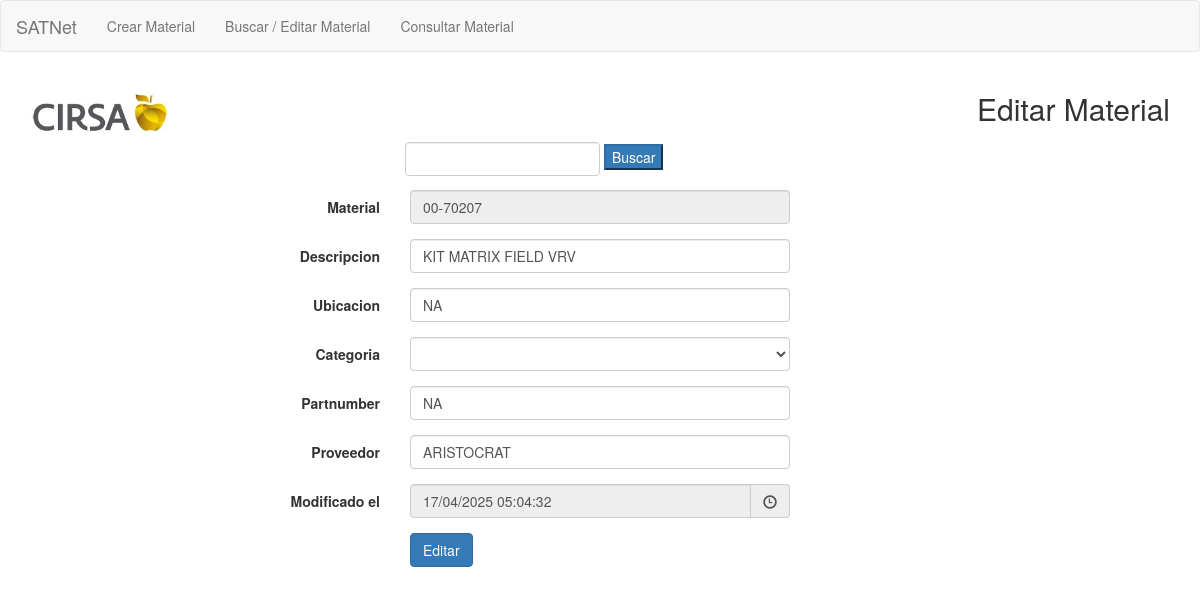
Screenshot of /legacy/Materiales/EditaMaterial.php?Material=00-70207 with the database file from the repository.
### tables this page shows
CREATE TABLE `tbl_materiales` (
  `Material` varchar(23) NOT NULL,
  `Descripcion` varchar(76) DEFAULT NULL,
  `Ubicacion` varchar(11) DEFAULT NULL,
  `Partnumber` varchar(20) DEFAULT NULL,
  `Proveedor` varchar(24) DEFAULT NULL,
  `Categoria` varchar(25) NOT NULL
);

### legacy/Materiales/EditaMaterial.php (the view, shortened to what this page needs)
<?php
	require('php/conexion.php');
	$Material=$_GET['Material'];
	$sql="SELECT * FROM `tbl_Materiales` WHERE `Material`LIKE '$Material'";
	$resultado=$con->query($sql);
	$row=$resultado->fetch_assoc();
?>
<html>
	<head>
		<link rel="stylesheet" type="text/css" href="../css/bootstrap.css">
		<?php include "php/navbar.php"; ?>
	</head>
<body>
	<div class="col-lg-12">
		<div class="col-xs-6">
			<h1><a href=" "><img alt="" src="../img/logo.jpg" width="140" height="40" /></a></h1>
		</div>
		<div class="col-xs-6 text-right">
			<h2>Editar Material</h2>
		</div>
	</div>
<form class="form-inline col-lg-12" form action="EditaMaterial.php" method="get">
	<label class="col-md-4 control-label"></label>
	<input id="Material" name="Material" class="form-control input-md" required="" type="text" autocomplete="off"></input>
	<input type="submit" Value="Buscar" class="btn-primary">
</form>
<form class="form-horizontal" form action="php/EditarMaterial.php" method="POST">
		<div class="form-group">
		  <label class="col-md-4 control-label">Material</label>
		  <div class="col-md-4">
		  <input id="Material" name="Material" placeholder="" class="form-control input-md" required="" type="text" value="<?php echo $row['Material']; ?>" readonly></input>
		  </div>
		</div>
		<div class="form-group">
		  <label class="col-md-4 control-label">Descripcion</label>
		  <div class="col-md-4">
		  <input id="Descripcion" name="Descripcion" placeholder="Descripcion Material" class="form-control input-md" required="" type="text" value="<?php echo $row['Descripcion']; ?>">
		  </div>
		</div>
		<div class="form-group">
		   <label class="col-md-4 control-label">Ubicacion</label>
		  <div class="col-md-4">
		    <input id="Ubicacion" name="Ubicacion" placeholder="Ubicacion" class="form-control input-md" required="" type="text"value="<?php echo $row['Ubicacion']; ?>">
		  </div>
		</div>
		<div class="form-group">
		 <label class="col-md-4 control-label">Categoria</label>
		  <div class="col-md-4">
		    <select id="Categoria" name="Categoria" placeholder="Categoria" class="form-control input-md" required="" type="text">
		      <option selected><?php echo $row['Categoria']; ?></option>
		        <?php include "../values/Categorias.php"; ?>
		     </select>
		  </div>
		</div>
		<div class="form-group">
		  <label class="col-md-4 control-label">Partnumber</label>
		  <div class="col-md-4">
		    <input id="Partnumber" name="Partnumber" placeholder="Partnumber" class="form-control input-md" required="" type="text" value="<?php echo $row['Partnumber']; ?>">
		  </div>
		</div>
		<div class="form-group">
		 <label class="col-md-4 control-label">Proveedor</label>
		  <div class="col-md-4">
		    <input id="Proveedor" name="Proveedor" placeholder="Proveedor" class="form-control input-md" required="" type="text" value="<?php echo $row['Proveedor']; ?>">
		  </div>
		</div>
		<div class="form-group">
		 <label class="col-md-4 control-label">Modificado el</label>
		  <div class="col-md-4">
		    <div class='input-group date' id='datetimepicker3'>
                <input id="Modificadoel" name="Modificadoel" type='text' class="form-control" value="<?php echo date("d/m/Y h:i:s"); ?>" readonly />
                    <span class="input-group-addon">
                        <span class="glyphicon glyphicon-time"></span>
                    </span>
                </div>
		  </div>
		</div>
		<div class="form-group">
		  <label class="col-md-4 control-label" for="Editar"></label>
		  <div class="col-md-8">
		    <button id="Editar" name="Editar" class="btn btn-primary">Editar</button>
		  </div>
		</div>
</form>
</body>
</html>

### rows the page displays
tbl_materiales: Material "00-70207", Descripcion "KIT MATRIX FIELD VRV", Partnumber "NA", Proveedor "ARISTOCRAT"
